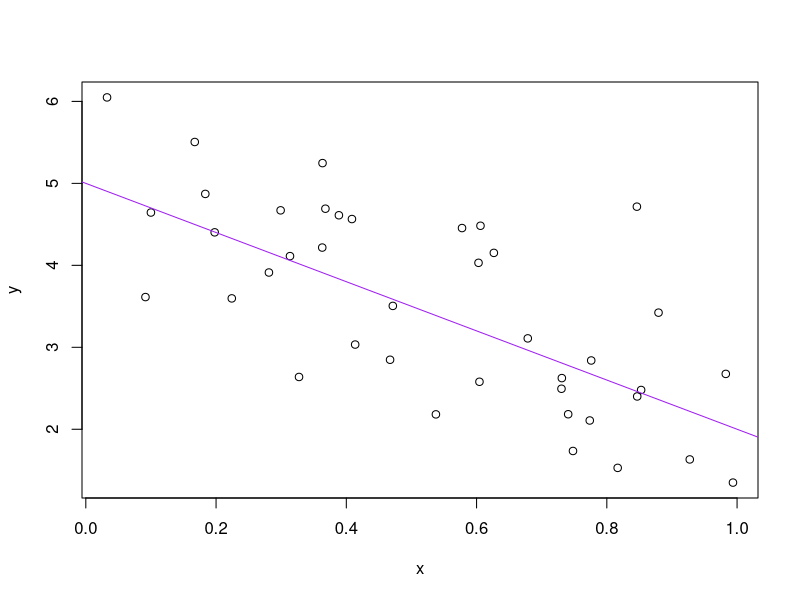

Source code (R):
## ---- chunk 1
a<- 5
b <- -3
sigSq <- 0.5
n  <- 40
x <- runif(n)
y <- a + b * x + rnorm(n, sd = sqrt(sigSq))
(avgX  <- mean(x))
write(avgX, "avgX.txt")
plot(x, y)
abline(a, b, col = "purple")
dev.print(pdf, "toyLinePlot.pdf")
